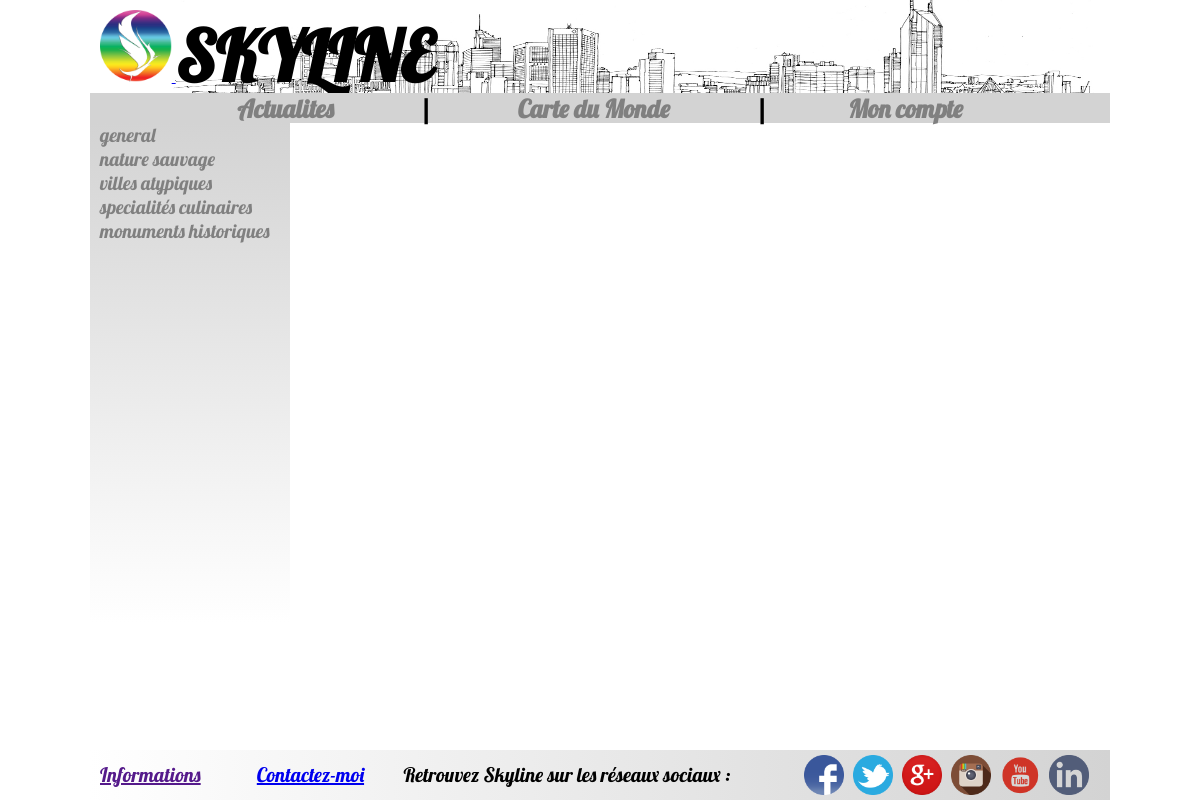
The page / on the database its author committed.
### tables this page shows
CREATE TABLE IF NOT EXISTS `theme` (
`id` int(11) NOT NULL,
  `libelle` varchar(30) DEFAULT NULL
);

### menu_gauche.php (the view, shortened to what this page needs)
<?php
	include 'BDD/connectBdd.php';
	if (isset($_GET['menu'])) {
		$menu = $_GET['menu'];
	}
	else {
		$menu = "actu";
	}
	if ($menu == "carte") {
		$resultats=$connexion->query("SELECT distinct id, nom FROM continent ORDER BY 1 ASC");
		$resultats->setFetchMode(PDO::FETCH_OBJ);
		while( $ligne = $resultats->fetch() )
		{
			echo '<a href="?menu='.$menu.'&carte='.$ligne->id.'" >'.$ligne->nom.'</a><br/>';
		}
		$resultats->closeCursor();
	}
	else {
		$resultats=$connexion->query("SELECT distinct id, libelle FROM theme ORDER BY 1 ASC");
		$resultats->setFetchMode(PDO::FETCH_OBJ);
		while( $ligne = $resultats->fetch() )
		{
			echo '<a href="?menu='.$menu.'&actu='.$ligne->id.'" >'.$ligne->libelle.'</a><br/>';
		}
	}
?>

### skin/maquette.css (style rules this page uses)
#menu_gauche a { color : gray; text-decoration: none; padding-left: 10px; }

### rows shown on the page
theme: libelle "general"
theme: libelle "nature sauvage"
theme: libelle "villes atypiques"
theme: libelle "specialités culinaires"
theme: libelle "monuments historiques"
